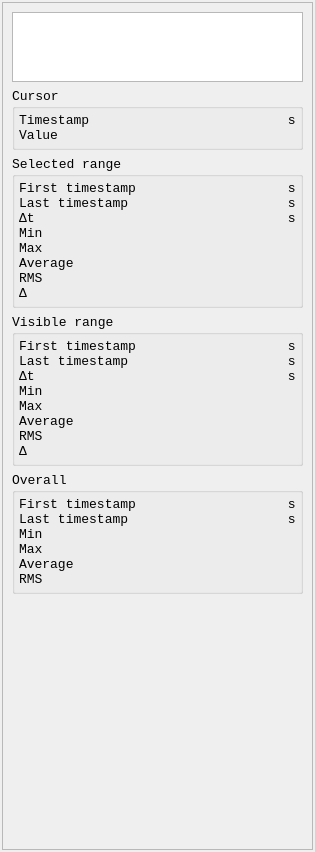
<?xml version="1.0" encoding="UTF-8"?>
<ui version="4.0">
 <class>ChannelStats</class>
 <widget class="QWidget" name="ChannelStats">
  <property name="geometry">
   <rect>
    <x>0</x>
    <y>0</y>
    <width>315</width>
    <height>852</height>
   </rect>
  </property>
  <property name="font">
   <font>
    <family>Consolas</family>
    <pointsize>10</pointsize>
   </font>
  </property>
  <property name="windowTitle">
   <string>Form</string>
  </property>
  <layout class="QVBoxLayout" name="verticalLayout_2">
   <property name="spacing">
    <number>2</number>
   </property>
   <property name="leftMargin">
    <number>2</number>
   </property>
   <property name="topMargin">
    <number>2</number>
   </property>
   <property name="rightMargin">
    <number>2</number>
   </property>
   <property name="bottomMargin">
    <number>2</number>
   </property>
   <item>
    <widget class="QScrollArea" name="scrollArea">
     <property name="horizontalScrollBarPolicy">
      <enum>Qt::ScrollBarAlwaysOff</enum>
     </property>
     <property name="widgetResizable">
      <bool>true</bool>
     </property>
     <widget class="QWidget" name="scrollAreaWidgetContents">
      <property name="geometry">
       <rect>
        <x>0</x>
        <y>0</y>
        <width>309</width>
        <height>846</height>
       </rect>
      </property>
      <layout class="QVBoxLayout" name="verticalLayout">
       <item>
        <layout class="QGridLayout" name="gridLayout" rowstretch="1,0,0,0,0" columnstretch="0,0">
         <item row="2" column="0" colspan="2">
          <widget class="QGroupBox" name="range_group">
           <property name="title">
            <string>Selected range</string>
           </property>
           <layout class="QGridLayout" name="gridLayout_5" columnstretch="0,1,0">
            <property name="leftMargin">
             <number>4</number>
            </property>
            <property name="topMargin">
             <number>4</number>
            </property>
            <property name="rightMargin">
             <number>4</number>
            </property>
            <property name="bottomMargin">
             <number>4</number>
            </property>
            <property name="spacing">
             <number>0</number>
            </property>
            <item row="7" column="2">
             <widget class="QLabel" name="unit11">
              <property name="text">
               <string/>
              </property>
             </widget>
            </item>
            <item row="7" column="1">
             <widget class="QLabel" name="selected_rms">
              <property name="text">
               <string/>
              </property>
              <property name="alignment">
               <set>Qt::AlignRight|Qt::AlignTrailing|Qt::AlignVCenter</set>
              </property>
             </widget>
            </item>
            <item row="6" column="2">
             <widget class="QLabel" name="unit10">
              <property name="text">
               <string/>
              </property>
             </widget>
            </item>
            <item row="6" column="1">
             <widget class="QLabel" name="selected_average">
              <property name="autoFillBackground">
               <bool>false</bool>
              </property>
              <property name="text">
               <string/>
              </property>
              <property name="alignment">
               <set>Qt::AlignRight|Qt::AlignTrailing|Qt::AlignVCenter</set>
              </property>
             </widget>
            </item>
            <item row="7" column="0">
             <widget class="QLabel" name="label_29">
              <property name="text">
               <string>RMS</string>
              </property>
             </widget>
            </item>
            <item row="1" column="0">
             <widget class="QLabel" name="label_15">
              <property name="text">
               <string>Last timestamp</string>
              </property>
             </widget>
            </item>
            <item row="6" column="0">
             <widget class="QLabel" name="label">
              <property name="text">
               <string>Average</string>
              </property>
             </widget>
            </item>
            <item row="4" column="0">
             <widget class="QLabel" name="label_14">
              <property name="text">
               <string>Min</string>
              </property>
             </widget>
            </item>
            <item row="4" column="2">
             <widget class="QLabel" name="unit2">
              <property name="text">
               <string/>
              </property>
             </widget>
            </item>
            <item row="5" column="2">
             <widget class="QLabel" name="unit3">
              <property name="text">
               <string/>
              </property>
             </widget>
            </item>
            <item row="0" column="2">
             <widget class="QLabel" name="label_20">
              <property name="text">
               <string> s</string>
              </property>
             </widget>
            </item>
            <item row="1" column="1">
             <widget class="QLabel" name="selected_stop">
              <property name="text">
               <string/>
              </property>
              <property name="alignment">
               <set>Qt::AlignRight|Qt::AlignTrailing|Qt::AlignVCenter</set>
              </property>
             </widget>
            </item>
            <item row="0" column="1">
             <widget class="QLabel" name="selected_start">
              <property name="text">
               <string/>
              </property>
              <property name="alignment">
               <set>Qt::AlignRight|Qt::AlignTrailing|Qt::AlignVCenter</set>
              </property>
             </widget>
            </item>
            <item row="8" column="0">
             <widget class="QLabel" name="label_18">
              <property name="text">
               <string>Δ</string>
              </property>
             </widget>
            </item>
            <item row="5" column="1">
             <widget class="QLabel" name="selected_max">
              <property name="text">
               <string/>
              </property>
              <property name="alignment">
               <set>Qt::AlignRight|Qt::AlignTrailing|Qt::AlignVCenter</set>
              </property>
             </widget>
            </item>
            <item row="3" column="2">
             <widget class="QLabel" name="label_23">
              <property name="text">
               <string> s</string>
              </property>
             </widget>
            </item>
            <item row="1" column="2">
             <widget class="QLabel" name="label_22">
              <property name="text">
               <string> s</string>
              </property>
             </widget>
            </item>
            <item row="5" column="0">
             <widget class="QLabel" name="label_17">
              <property name="text">
               <string>Max</string>
              </property>
             </widget>
            </item>
            <item row="0" column="0">
             <widget class="QLabel" name="label_13">
              <property name="text">
               <string>First timestamp</string>
              </property>
             </widget>
            </item>
            <item row="3" column="0">
             <widget class="QLabel" name="label_21">
              <property name="text">
               <string>Δt</string>
              </property>
             </widget>
            </item>
            <item row="8" column="2">
             <widget class="QLabel" name="unit4">
              <property name="text">
               <string/>
              </property>
             </widget>
            </item>
            <item row="4" column="1">
             <widget class="QLabel" name="selected_min">
              <property name="text">
               <string/>
              </property>
              <property name="alignment">
               <set>Qt::AlignRight|Qt::AlignTrailing|Qt::AlignVCenter</set>
              </property>
             </widget>
            </item>
            <item row="3" column="1">
             <widget class="QLabel" name="selected_delta_t">
              <property name="text">
               <string/>
              </property>
              <property name="alignment">
               <set>Qt::AlignRight|Qt::AlignTrailing|Qt::AlignVCenter</set>
              </property>
             </widget>
            </item>
            <item row="8" column="1">
             <widget class="QLabel" name="selected_delta">
              <property name="text">
               <string/>
              </property>
              <property name="alignment">
               <set>Qt::AlignRight|Qt::AlignTrailing|Qt::AlignVCenter</set>
              </property>
             </widget>
            </item>
           </layout>
          </widget>
         </item>
         <item row="4" column="0" colspan="2">
          <widget class="QGroupBox" name="overall_group">
           <property name="title">
            <string>Overall</string>
           </property>
           <layout class="QGridLayout" name="gridLayout_2" columnstretch="0,1,0">
            <property name="leftMargin">
             <number>4</number>
            </property>
            <property name="topMargin">
             <number>4</number>
            </property>
            <property name="rightMargin">
             <number>4</number>
            </property>
            <property name="bottomMargin">
             <number>4</number>
            </property>
            <property name="spacing">
             <number>0</number>
            </property>
            <item row="5" column="0">
             <widget class="QLabel" name="label_32">
              <property name="text">
               <string>Average</string>
              </property>
             </widget>
            </item>
            <item row="5" column="2">
             <widget class="QLabel" name="unit14">
              <property name="text">
               <string/>
              </property>
             </widget>
            </item>
            <item row="6" column="2">
             <widget class="QLabel" name="unit15">
              <property name="text">
               <string/>
              </property>
             </widget>
            </item>
            <item row="6" column="1">
             <widget class="QLabel" name="overall_rms">
              <property name="text">
               <string/>
              </property>
              <property name="alignment">
               <set>Qt::AlignRight|Qt::AlignTrailing|Qt::AlignVCenter</set>
              </property>
             </widget>
            </item>
            <item row="3" column="1">
             <widget class="QLabel" name="overall_min">
              <property name="sizePolicy">
               <sizepolicy hsizetype="Preferred" vsizetype="Preferred">
                <horstretch>0</horstretch>
                <verstretch>0</verstretch>
               </sizepolicy>
              </property>
              <property name="text">
               <string/>
              </property>
              <property name="alignment">
               <set>Qt::AlignRight|Qt::AlignTrailing|Qt::AlignVCenter</set>
              </property>
             </widget>
            </item>
            <item row="0" column="0">
             <widget class="QLabel" name="label_3">
              <property name="text">
               <string>First timestamp</string>
              </property>
             </widget>
            </item>
            <item row="0" column="2">
             <widget class="QLabel" name="label_27">
              <property name="text">
               <string> s</string>
              </property>
             </widget>
            </item>
            <item row="1" column="0">
             <widget class="QLabel" name="label_4">
              <property name="text">
               <string>Last timestamp</string>
              </property>
             </widget>
            </item>
            <item row="1" column="2">
             <widget class="QLabel" name="label_28">
              <property name="text">
               <string> s</string>
              </property>
             </widget>
            </item>
            <item row="4" column="2">
             <widget class="QLabel" name="unit9">
              <property name="text">
               <string/>
              </property>
             </widget>
            </item>
            <item row="4" column="1">
             <widget class="QLabel" name="overall_max">
              <property name="text">
               <string/>
              </property>
              <property name="alignment">
               <set>Qt::AlignRight|Qt::AlignTrailing|Qt::AlignVCenter</set>
              </property>
             </widget>
            </item>
            <item row="0" column="1">
             <widget class="QLabel" name="overall_start">
              <property name="text">
               <string/>
              </property>
              <property name="alignment">
               <set>Qt::AlignRight|Qt::AlignTrailing|Qt::AlignVCenter</set>
              </property>
             </widget>
            </item>
            <item row="4" column="0">
             <widget class="QLabel" name="label_6">
              <property name="text">
               <string>Max</string>
              </property>
             </widget>
            </item>
            <item row="6" column="0">
             <widget class="QLabel" name="label_33">
              <property name="text">
               <string>RMS</string>
              </property>
             </widget>
            </item>
            <item row="5" column="1">
             <widget class="QLabel" name="overall_average">
              <property name="text">
               <string/>
              </property>
              <property name="alignment">
               <set>Qt::AlignRight|Qt::AlignTrailing|Qt::AlignVCenter</set>
              </property>
             </widget>
            </item>
            <item row="1" column="1">
             <widget class="QLabel" name="overall_stop">
              <property name="text">
               <string/>
              </property>
              <property name="alignment">
               <set>Qt::AlignRight|Qt::AlignTrailing|Qt::AlignVCenter</set>
              </property>
             </widget>
            </item>
            <item row="3" column="2">
             <widget class="QLabel" name="unit8">
              <property name="text">
               <string/>
              </property>
             </widget>
            </item>
            <item row="3" column="0">
             <widget class="QLabel" name="label_5">
              <property name="text">
               <string>Min</string>
              </property>
             </widget>
            </item>
           </layout>
          </widget>
         </item>
         <item row="0" column="0" colspan="2">
          <widget class="QTextEdit" name="name">
           <property name="sizePolicy">
            <sizepolicy hsizetype="Expanding" vsizetype="Fixed">
             <horstretch>0</horstretch>
             <verstretch>1</verstretch>
            </sizepolicy>
           </property>
           <property name="verticalScrollBarPolicy">
            <enum>Qt::ScrollBarAsNeeded</enum>
           </property>
           <property name="horizontalScrollBarPolicy">
            <enum>Qt::ScrollBarAlwaysOff</enum>
           </property>
           <property name="sizeAdjustPolicy">
            <enum>QAbstractScrollArea::AdjustToContents</enum>
           </property>
           <property name="readOnly">
            <bool>true</bool>
           </property>
           <property name="html">
            <string>&lt;!DOCTYPE HTML PUBLIC &quot;-//W3C//DTD HTML 4.0//EN&quot; &quot;http://www.w3.org/TR/REC-html40/strict.dtd&quot;&gt;
&lt;html&gt;&lt;head&gt;&lt;meta name=&quot;qrichtext&quot; content=&quot;1&quot; /&gt;&lt;style type=&quot;text/css&quot;&gt;
p, li { white-space: pre-wrap; }
&lt;/style&gt;&lt;/head&gt;&lt;body style=&quot; font-family:'Consolas'; font-size:10pt; font-weight:400; font-style:normal;&quot;&gt;
&lt;p style=&quot;-qt-paragraph-type:empty; margin-top:12px; margin-bottom:12px; margin-left:0px; margin-right:0px; -qt-block-indent:0; text-indent:0px;&quot;&gt;&lt;br /&gt;&lt;/p&gt;&lt;/body&gt;&lt;/html&gt;</string>
           </property>
          </widget>
         </item>
         <item row="1" column="0" colspan="2">
          <widget class="QGroupBox" name="cursor_group">
           <property name="title">
            <string>Cursor</string>
           </property>
           <property name="flat">
            <bool>false</bool>
           </property>
           <property name="checkable">
            <bool>false</bool>
           </property>
           <layout class="QGridLayout" name="gridLayout_4" columnstretch="0,1,0">
            <property name="leftMargin">
             <number>4</number>
            </property>
            <property name="topMargin">
             <number>4</number>
            </property>
            <property name="rightMargin">
             <number>4</number>
            </property>
            <property name="bottomMargin">
             <number>4</number>
            </property>
            <property name="spacing">
             <number>0</number>
            </property>
            <item row="0" column="1">
             <widget class="QLabel" name="cursor_t">
              <property name="text">
               <string/>
              </property>
              <property name="alignment">
               <set>Qt::AlignRight|Qt::AlignTrailing|Qt::AlignVCenter</set>
              </property>
             </widget>
            </item>
            <item row="0" column="0">
             <widget class="QLabel" name="label_12">
              <property name="text">
               <string>Timestamp      </string>
              </property>
             </widget>
            </item>
            <item row="1" column="1">
             <widget class="QLabel" name="cursor_value">
              <property name="text">
               <string/>
              </property>
              <property name="alignment">
               <set>Qt::AlignRight|Qt::AlignTrailing|Qt::AlignVCenter</set>
              </property>
             </widget>
            </item>
            <item row="1" column="0">
             <widget class="QLabel" name="label_11">
              <property name="text">
               <string>Value</string>
              </property>
             </widget>
            </item>
            <item row="0" column="2">
             <widget class="QLabel" name="label_2">
              <property name="text">
               <string> s</string>
              </property>
             </widget>
            </item>
            <item row="1" column="2">
             <widget class="QLabel" name="unit1">
              <property name="text">
               <string/>
              </property>
             </widget>
            </item>
           </layout>
          </widget>
         </item>
         <item row="3" column="0" colspan="2">
          <widget class="QGroupBox" name="visible_group">
           <property name="title">
            <string>Visible range</string>
           </property>
           <layout class="QGridLayout" name="gridLayout_3" columnstretch="0,1,0">
            <property name="leftMargin">
             <number>4</number>
            </property>
            <property name="topMargin">
             <number>4</number>
            </property>
            <property name="rightMargin">
             <number>4</number>
            </property>
            <property name="bottomMargin">
             <number>4</number>
            </property>
            <property name="spacing">
             <number>0</number>
            </property>
            <item row="1" column="2">
             <widget class="QLabel" name="label_25">
              <property name="text">
               <string> s</string>
              </property>
             </widget>
            </item>
            <item row="2" column="2">
             <widget class="QLabel" name="label_26">
              <property name="text">
               <string> s</string>
              </property>
             </widget>
            </item>
            <item row="3" column="2">
             <widget class="QLabel" name="unit5">
              <property name="text">
               <string/>
              </property>
             </widget>
            </item>
            <item row="4" column="2">
             <widget class="QLabel" name="unit6">
              <property name="text">
               <string/>
              </property>
             </widget>
            </item>
            <item row="0" column="2">
             <widget class="QLabel" name="label_24">
              <property name="text">
               <string> s</string>
              </property>
             </widget>
            </item>
            <item row="0" column="1">
             <widget class="QLabel" name="visible_start">
              <property name="text">
               <string/>
              </property>
              <property name="alignment">
               <set>Qt::AlignRight|Qt::AlignTrailing|Qt::AlignVCenter</set>
              </property>
             </widget>
            </item>
            <item row="1" column="1">
             <widget class="QLabel" name="visible_stop">
              <property name="text">
               <string/>
              </property>
              <property name="alignment">
               <set>Qt::AlignRight|Qt::AlignTrailing|Qt::AlignVCenter</set>
              </property>
             </widget>
            </item>
            <item row="4" column="0">
             <widget class="QLabel" name="label_10">
              <property name="text">
               <string>Max</string>
              </property>
             </widget>
            </item>
            <item row="2" column="1">
             <widget class="QLabel" name="visible_delta_t">
              <property name="text">
               <string/>
              </property>
              <property name="alignment">
               <set>Qt::AlignRight|Qt::AlignTrailing|Qt::AlignVCenter</set>
              </property>
             </widget>
            </item>
            <item row="4" column="1">
             <widget class="QLabel" name="visible_max">
              <property name="text">
               <string/>
              </property>
              <property name="alignment">
               <set>Qt::AlignRight|Qt::AlignTrailing|Qt::AlignVCenter</set>
              </property>
             </widget>
            </item>
            <item row="3" column="0">
             <widget class="QLabel" name="label_9">
              <property name="text">
               <string>Min</string>
              </property>
             </widget>
            </item>
            <item row="0" column="0">
             <widget class="QLabel" name="label_7">
              <property name="text">
               <string>First timestamp</string>
              </property>
             </widget>
            </item>
            <item row="7" column="2">
             <widget class="QLabel" name="unit7">
              <property name="text">
               <string/>
              </property>
             </widget>
            </item>
            <item row="7" column="0">
             <widget class="QLabel" name="label_19">
              <property name="text">
               <string>Δ</string>
              </property>
             </widget>
            </item>
            <item row="2" column="0">
             <widget class="QLabel" name="label_16">
              <property name="text">
               <string>Δt</string>
              </property>
             </widget>
            </item>
            <item row="1" column="0">
             <widget class="QLabel" name="label_8">
              <property name="text">
               <string>Last timestamp</string>
              </property>
             </widget>
            </item>
            <item row="7" column="1">
             <widget class="QLabel" name="visible_delta">
              <property name="text">
               <string/>
              </property>
              <property name="alignment">
               <set>Qt::AlignRight|Qt::AlignTrailing|Qt::AlignVCenter</set>
              </property>
             </widget>
            </item>
            <item row="3" column="1">
             <widget class="QLabel" name="visible_min">
              <property name="text">
               <string/>
              </property>
              <property name="alignment">
               <set>Qt::AlignRight|Qt::AlignTrailing|Qt::AlignVCenter</set>
              </property>
             </widget>
            </item>
            <item row="5" column="0">
             <widget class="QLabel" name="label_30">
              <property name="text">
               <string>Average</string>
              </property>
             </widget>
            </item>
            <item row="6" column="0">
             <widget class="QLabel" name="label_31">
              <property name="text">
               <string>RMS</string>
              </property>
             </widget>
            </item>
            <item row="5" column="1">
             <widget class="QLabel" name="visible_average">
              <property name="text">
               <string/>
              </property>
              <property name="alignment">
               <set>Qt::AlignRight|Qt::AlignTrailing|Qt::AlignVCenter</set>
              </property>
             </widget>
            </item>
            <item row="6" column="1">
             <widget class="QLabel" name="visible_rms">
              <property name="text">
               <string/>
              </property>
              <property name="alignment">
               <set>Qt::AlignRight|Qt::AlignTrailing|Qt::AlignVCenter</set>
              </property>
             </widget>
            </item>
            <item row="5" column="2">
             <widget class="QLabel" name="unit12">
              <property name="text">
               <string/>
              </property>
             </widget>
            </item>
            <item row="6" column="2">
             <widget class="QLabel" name="unit13">
              <property name="text">
               <string/>
              </property>
             </widget>
            </item>
           </layout>
          </widget>
         </item>
        </layout>
       </item>
       <item>
        <spacer name="verticalSpacer">
         <property name="orientation">
          <enum>Qt::Vertical</enum>
         </property>
         <property name="sizeHint" stdset="0">
          <size>
           <width>20</width>
           <height>40</height>
          </size>
         </property>
        </spacer>
       </item>
      </layout>
     </widget>
    </widget>
   </item>
  </layout>
 </widget>
 <resources/>
 <connections/>
</ui>
